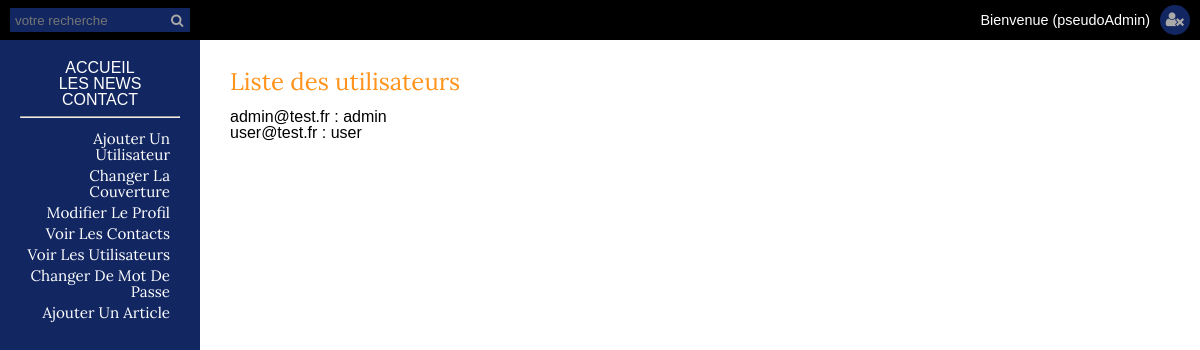
Page /admin/userslist.php (signed in) on the committed database.
### tables this page shows
CREATE TABLE `users` (
  `id` int(11) NOT NULL,
  `email` varchar(255) NOT NULL,
  `nickname` varchar(255) NOT NULL,
  `password` varchar(255) NOT NULL,
  `id_role` int(11) NOT NULL
);

CREATE TABLE `roles` (
  `id` int(11) NOT NULL,
  `name` varchar(255) NOT NULL
);

### admin/userslist.php (the view, shortened to what this page needs)
<?php
require_once 'inc/dbconnect.php';
include_once 'inc/header.php';
	$sql = 'SELECT u.email, r.name
			FROM users AS u
			LEFT JOIN roles AS r
			ON u.id_role=r.id';
	$rep = $bdd->prepare($sql);
	$rep->execute();
	$utilisateurs = $rep->fetchAll(PDO::FETCH_ASSOC);
?>
<h3>Liste des utilisateurs</h3>
	<ol>
	<?php foreach ($utilisateurs as $key => $value) { ?>
		<li><?php echo $value['email'].' : '.$value['name']; ?></li>
	<?php } ?>
<?php include_once 'inc/footer.php'; ?>

### admin/css/style.css (style rules this page uses)
html { box-sizing: border-box }
*, *::before, *::after { box-sizing: inherit }
body { font-family: "Open-Sans", sans-serif; }
h3 { font-family: "Lora"; font-size: 1.5em; text-align: left; color : #FF931C; padding-bottom: 15px; }
body { height: 100vh; width: 100%; }

### rows in the picture
users: email "admin@test.fr", id_role.name "admin"
users: email "user@test.fr", id_role.name "user"

### other values in the picture
$pseudo "(pseudoAdmin)"
